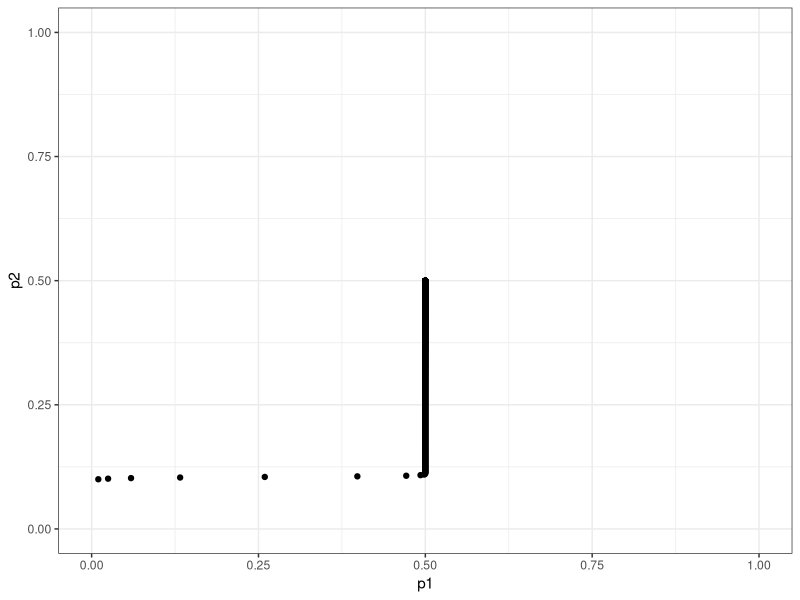

Write the R code that produced this figure. (Note: this script raises an error after producing the figure.)

library(gganimate)
library(ggplot2)
library(tidyr)

## Function for phenotypic mean and allele frequency change

pheno_mean <- function(p, gamma) {
  sum(gamma * (2 * p - 1))
}

allele_frequency_change <- function(s, gamma, p, z_prime, mu) {
  -s * gamma * p * (1 - p) * (pheno_mean(p, gamma) - z_prime) -
    - s * gamma^2 * 0.5 * p * (1 - p) * (1 - p - p) +
    mu * (1 - p - p)
}


## Run the model from starting allele frequencies

run_steps <- function(s, gamma, p0, z_prime, mu, n_gen) {
  l <- length(p0)

  ## Allele frequency vector for each locus
  p <- vector(mode = "list",
              length = l)

  for (i in seq_along(p)) {
    p[[i]] <- numeric(n_gen)
    p[[i]][1] <- p0[i]
  }
  
  
  for (gen in 2:n_gen) {
    for (loc in 1:l) {
      delta_p <- allele_frequency_change(s, gamma[loc], p[[loc]][gen - 1], z_prime, mu)
      p[[loc]][gen] <- p[[loc]][gen - 1] + delta_p
    }
  }
  p
  
  p_df <- data.frame(p)
  colnames(p_df) <- paste("p", 1:ncol(p_df), sep = "")
  p_df$t <- 1:nrow(p_df)
  p_df
}  


## Simulate approaching the optimum

s <- 1
gamma <- c(1, 0.1)
z_prime <- 0 ## We start at optimum = 0
mu <- 1e-4
n_gen <- 1000

p0 <- c(0.01, 0.1)
  
p <- run_steps(s, gamma, p0, z_prime, mu, n_gen)

plot_approach_2d <- function(p) {
  qplot(x = p1, y = p2, data = p) +
  xlim(0, 1) +
  ylim(0, 1) +
  theme_bw()
}


plot_example <- plot_approach_2d(p)


animation_example <-
  qplot(x = p1, y = p2,
        data = p[c(1:9, seq(from = 10, to = 1000, by = 10)),],
        size = I(5)) +
    xlim(0, 1) +
    ylim(0, 1) +
    theme_bw(base_size = 16)+
    theme(panel.grid = element_blank()) +
    transition_states(t) +
    shadow_trail(alpha = 0.3)

  
anim_save("jain_stephan_approach.gif", animation = animation_example)


## Starting loci at equilibrium

get_equilibrium_frequencies <- function(mu, s, gamma) {
  c(0.5,
    0.5 * (1 + sqrt(1 - 8 * mu / (s * gamma^2))),
    0.5 * (1 - sqrt(1 - 8 * mu / (s * gamma^2))))
}

threshold <- function(mu, s) sqrt(8 * mu / s)

threshold(1e-4, 1)


## Trajectory after shift in optimum

(eq0.05 <- get_equilibrium_frequencies(1e-4, 1, 0.05))

p0.05 <- run_steps(s = s,
                   gamma = c(0.05, 0.05),
                   p0 = c(eq0.05[2], eq0.05[3]),
                   z_prime = 0.1,
                   mu = 1e-4,
                   n_gen = 1000)

pheno_mean(p = c(p0.05$p1[nrow(p0.05)],
                 p0.05$p2[nrow(p0.05)]),
           gamma = c(0.05, 0.05))

p0.01 <- run_steps(s = s,
                   gamma = c(0.01, 0.01),
                   p0 = c(0.5, 0.5),
                   z_prime = 0.1,
                   mu = 1e-4,
                   n_gen = 1000)

pheno_mean(p = c(p0.01$p1[nrow(p0.01)],
                 p0.01$p2[nrow(p0.01)]),
           gamma = c(0.01, 0.01))

plot_approach0.05 <- plot_approach_2d(p0.05)

plot_approach0.01 <- plot_approach_2d(p0.01)


## Animations

animation0.05 <-
  qplot(x = p1, y = p2,
        data = p0.05[seq(from = 10, to = 1000, by = 10),],
        size = I(5)) +
  xlim(0, 1) +
  ylim(0, 1) +
  theme_bw(base_size = 16)+
  theme(panel.grid = element_blank()) +
  transition_states(t) +
  shadow_trail(alpha = 0.3)

animation0.01 <-
  qplot(x = p1, y = p2,
        data = p0.01[seq(from = 10, to = 1000, by = 10),],
        size = I(5)) +
  xlim(0, 1) +
  ylim(0, 1) +
  theme_bw(base_size = 16)+
  theme(panel.grid = element_blank()) +
  transition_states(t) +
  shadow_trail(alpha = 0.3)


anim_save("jain_stephan0.05.gif", animation = animation0.05)

anim_save("jain_stephan0.01.gif", animation = animation0.01)
